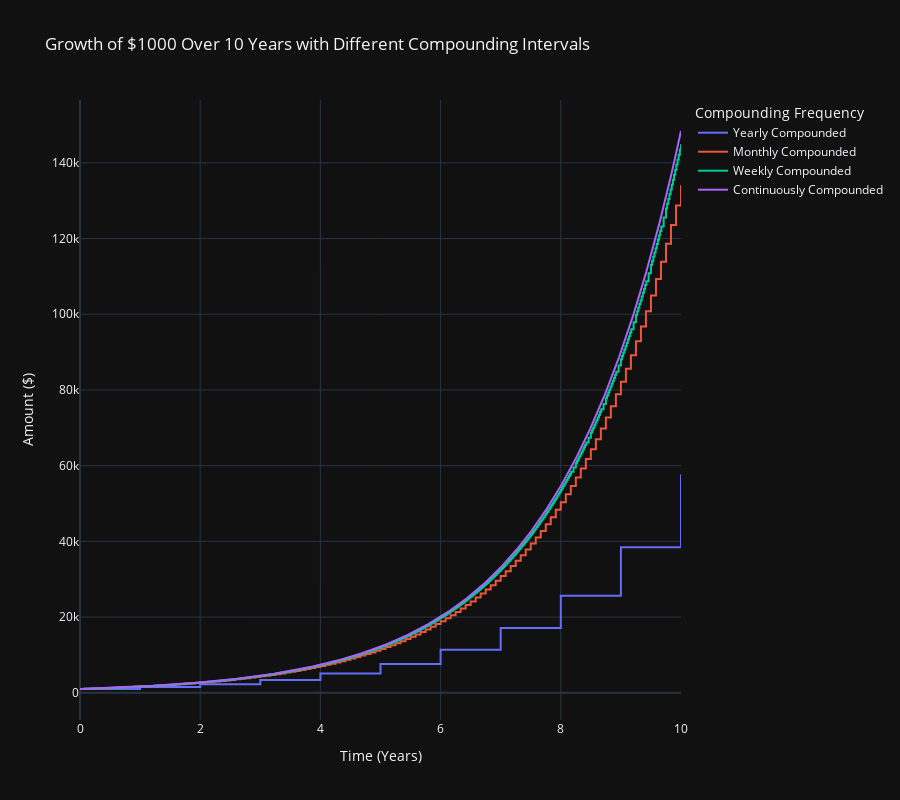

The code cell stored with this chart in its notebook:
### Code cell
# Import necessary libraries
import numpy as np
import plotly.graph_objects as go

# Define the total number of years for the investment period
years_total = 10

# Define the time spans for different compounding frequencies with adjustments for step-like growth
years = np.arange(0, years_total + 1, 1)  # Yearly intervals for 5 years
months = np.arange(0, years_total * 12 + 1, 1)  # Monthly intervals for 5 years
weeks = np.arange(0, years_total * 52 + 1, 1)  # Daily intervals for 5 years

# Adjust arrays for step-like growth
years_x = np.repeat(years, 2)[1:-1]
months_x = np.repeat(months / 12, 2)[1:-1]
weeks_x = np.repeat(weeks / 52, 2)[1:-1]

# Initial investment
P = 1000  # $1000 investment

# Annual interest rate
r = 0.5  # 50% annual interest

# Calculating compound interest for different compounding frequencies with step-like growth
yearly_compound_y = P * (1 + r) ** np.floor(years_x)
monthly_compound_y = P * (1 + r / 12) ** np.floor(months_x * 12)
weekly_compound_y = P * (1 + r / 52) ** np.floor(weeks_x * 52)

# Continuous compounding for a smooth curve
continuous = np.linspace(0, years_total, 1000)
continuous_compound = P * np.exp(r * continuous)

# Create the plot with Plotly
fig = go.Figure()

# Add traces for each compounding frequency with step-like growth
fig.add_trace(go.Scatter(x=years_x, y=yearly_compound_y, mode='lines', name='Yearly Compounded', line_shape='hv'))
fig.add_trace(go.Scatter(x=months_x, y=monthly_compound_y, mode='lines', name='Monthly Compounded', line_shape='hv'))
fig.add_trace(go.Scatter(x=weeks_x, y=weekly_compound_y, mode='lines', name='Weekly Compounded', line_shape='hv'))
fig.add_trace(go.Scatter(x=continuous, y=continuous_compound, mode='lines', name='Continuously Compounded'))

# Update the layout to add titles and axis labels
fig.update_layout(
    title='Growth of $1000 Over 10 Years with Different Compounding Intervals',
    xaxis_title='Time (Years)',
    yaxis_title='Amount ($)',
    legend_title='Compounding Frequency',
    template='plotly_dark'
)

# Display the figure
fig.update_layout(height=800)
fig.show()

### Figure 1 — Plotly figure (JSON) as saved in the notebook; plotly's stock layout.template omitted (floating-point values rounded to 4 significant figures; data arrays with more than 128 entries replaced by an {"elided": "..."} marker saying what was removed)
{"data": [{"line": {"shape": "hv"}, "mode": "lines", "name": "Yearly Compounded", "type": "scatter", "x": [0, 1, 1, 2, 2, 3, 3, 4, 4, 5, 5, 6, 6, 7, 7, 8, 8, 9, 9, 10], "y": [1000, 1500, 1500, 2250, 2250, 3375, 3375, 5062.0, 5062.0, 7594.0, 7594.0, 11390.0, 11390.0, 17090.0, 17090.0, 25630.0, 25630.0, 38440.0, 38440.0, 57670.0]}, {"line": {"shape": "hv"}, "mode": "lines", "name": "Monthly Compounded", "type": "scatter", "x": {"elided": "240 float values"}, "y": {"elided": "240 float values"}}, {"line": {"shape": "hv"}, "mode": "lines", "name": "Weekly Compounded", "type": "scatter", "x": {"elided": "1040 float values"}, "y": {"elided": "1040 float values"}}, {"mode": "lines", "name": "Continuously Compounded", "type": "scatter", "x": {"elided": "1000 float values"}, "y": {"elided": "1000 float values"}}], "layout": {"height": 800, "legend": {"title": {"text": "Compounding Frequency"}}, "title": {"text": "Growth of $1000 Over 10 Years with Different Compounding Intervals"}, "xaxis": {"title": {"text": "Time (Years)"}}, "yaxis": {"title": {"text": "Amount ($)"}}}}
